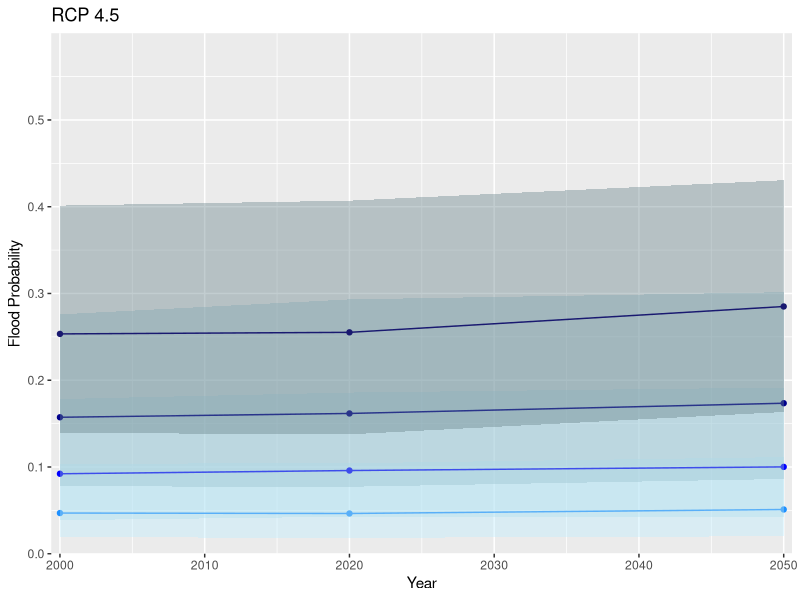
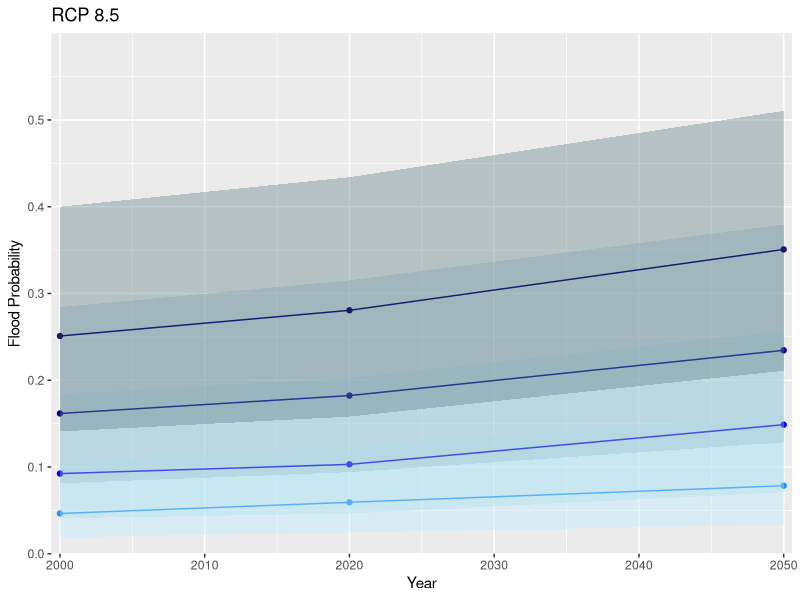

Recreate these plots in R, in order.
# Set the seed so we get the same random numbers every time we run this code
set.seed(6666)
library(tidyverse)

# Define our possible mean sea levels at each conservation pathway
rcp4.5 <- c(0, 2, 7)*0.0254
rcp8.5 <- c(0, 11, 31)*0.0254
yr <- c(2000, 2020, 2050)

# Generate a sequence of 10000 random numbers from a normal distribution with a mean of zero and a standard deviation of 3
# This represents variations in sea level due to climate variability
sea.lvl.var.4.5 <- c()
sea.lvl.var.8.5 <- c()

# Create a vector of possible storm surges
surge <- 0:3

# Create matrices to store the results of our combinations of surge and year for each combination of tide level and pathway
# Rows are time, columns are surges
flood.prob.low.4.5 <- matrix(, nrow = length(rcp4.5), ncol = length(surge))
flood.prob.low.8.5 <- matrix(, nrow = length(rcp4.5), ncol = length(surge))
flood.prob.mid.4.5 <- matrix(, nrow = length(rcp4.5), ncol = length(surge))
flood.prob.mid.8.5 <- matrix(, nrow = length(rcp8.5), ncol = length(surge))
flood.prob.high.4.5 <- matrix(, nrow = length(rcp8.5), ncol = length(surge))
flood.prob.high.8.5 <- matrix(, nrow = length(rcp8.5), ncol = length(surge))

# Initializing variables
## Counter variables for number of anomalies greater than 5m for each conservation pathway and tide level
n.low.4.5 <- 0
n.mid.4.5 <- 0
n.high.4.5 <- 0
n.low.8.5 <- 0
n.mid.8.5 <- 0
n.high.8.5 <- 0
## Store the results of a single anomaly calculation for each conservation pathway and tide level
anomaly.low.4.5 <- 0
anomaly.mid.4.5 <- 0
anomaly.high.4.5 <- 0
anomaly.low.8.5 <- 0
anomaly.mid.8.5 <- 0
anomaly.high.8.5 <- 0

# BROTHER: THE LOOPS 
for (i in 1:length(surge)) { # For each of the four surge possibilities
  for (j in 1:length(rcp4.5)) { # And each of the three mean sea levels
    n.low.4.5 <- 0 
    n.mid.4.5 <- 0
    n.high.4.5 <- 0 # Set alllllll the counts back to zero
    n.low.8.5 <- 0
    n.mid.8.5 <- 0
    n.high.8.5 <- 0
    sea.lvl.var.4.5 <- rnorm(10000, mean = rcp4.5[j], sd = 3) # Find new sea level variations
    sea.lvl.var.8.5 <- rnorm(10000, mean = rcp8.5[j], sd = 3) 
    for (k in 1:10000){ # For each of the random numbers
      anomaly.low.4.5 <- sea.lvl.var.4.5[k] - 1.25 + surge[i] # Calculate the anomaly for each tide level
      anomaly.mid.4.5 <- sea.lvl.var.4.5[k] + surge[i]
      anomaly.high.4.5 <- sea.lvl.var.4.5[k] + 1.25 + surge[i]
      anomaly.low.8.5 <- sea.lvl.var.8.5[k] - 1.25 + surge[i]
      anomaly.mid.8.5 <- sea.lvl.var.8.5[k] + surge[i]
      anomaly.high.8.5 <- sea.lvl.var.8.5[k] + 1.25 + surge[i]
      if (anomaly.low.4.5 > 5){ 
        n.low.4.5 <- n.low.4.5 + 1} # IF the anomaly is greater than 5m for low tide for rcp4.5, increase the count by 1
      if (anomaly.mid.4.5 > 5){
        n.mid.4.5 <- n.mid.4.5 + 1} # Etc for each combo of pathway and tide level
      if (anomaly.high.4.5 > 5){
        n.high.4.5 <- n.high.4.5 + 1}
      if (anomaly.low.8.5 > 5){
        n.low.8.5 <- n.low.8.5 + 1}
      if (anomaly.mid.8.5 > 5){
        n.mid.8.5 <- n.mid.8.5 + 1}
      if (anomaly.high.8.5 > 5){
        n.high.8.5 <- n.high.8.5 + 1}
    }
    flood.prob.low.4.5[j,i] <- n.low.4.5/10000
    flood.prob.mid.4.5[j,i] <- n.mid.4.5/10000
    flood.prob.high.4.5[j,i] <- n.high.4.5/10000
    flood.prob.low.8.5[j,i] <- n.low.8.5/10000
    flood.prob.mid.8.5[j,i] <- n.mid.8.5/10000
    flood.prob.high.8.5[j,i] <- n.high.8.5/10000
  }
}

## --------------
df.0m.tides.4.5 <- data.frame('year' = yr, 
                              'lowtide' = flood.prob.low.4.5[,1], 
                              'hightide' = flood.prob.high.4.5[,1])
df.0m.mid.4.5 <- data.frame('year' = yr, 
                            'notide' = flood.prob.mid.4.5[,1])
## ---
df.1m.tides.4.5 <- data.frame('year' = yr, 
                              'lowtide' = flood.prob.low.4.5[,2], 
                              'hightide' = flood.prob.high.4.5[,2])
df.1m.mid.4.5 <- data.frame('year' = yr, 
                            'notide' = flood.prob.mid.4.5[,2])
## ---
df.2m.tides.4.5 <- data.frame('year' = yr, 
                              'lowtide' = flood.prob.low.4.5[,3], 
                              'hightide' = flood.prob.high.4.5[,3])
df.2m.mid.4.5 <- data.frame('year' = yr, 
                            'notide' = flood.prob.mid.4.5[,3])
## ---
df.3m.tides.4.5 <- data.frame('year' = yr, 
                              'lowtide' = flood.prob.low.4.5[,4], 
                              'hightide' = flood.prob.high.4.5[,4])
df.3m.mid.4.5 <- data.frame('year' = yr, 
                            'notide' = flood.prob.mid.4.5[,4])

## --------------
df.0m.tides.8.5 <- data.frame('year' = yr, 
                              'lowtide' = flood.prob.low.8.5[,1], 
                              'hightide' = flood.prob.high.8.5[,1])
df.0m.mid.8.5 <- data.frame('year' = yr, 
                            'notide' = flood.prob.mid.8.5[,1])
## ---
df.1m.tides.8.5 <- data.frame('year' = yr, 
                              'lowtide' = flood.prob.low.8.5[,2], 
                              'hightide' = flood.prob.high.8.5[,2])
df.1m.mid.8.5 <- data.frame('year' = yr, 
                            'notide' = flood.prob.mid.8.5[,2])
## ---
df.2m.tides.8.5 <- data.frame('year' = yr, 
                              'lowtide' = flood.prob.low.8.5[,3], 
                              'hightide' = flood.prob.high.8.5[,3])
df.2m.mid.8.5 <- data.frame('year' = yr, 
                            'notide' = flood.prob.mid.8.5[,3])
## ---
df.3m.tides.8.5 <- data.frame('year' = yr, 
                              'lowtide' = flood.prob.low.8.5[,4], 
                              'hightide' = flood.prob.high.8.5[,4])
df.3m.mid.8.5 <- data.frame('year' = yr, 
                            'notide' = flood.prob.mid.8.5[,4])


ggplot() +
  geom_ribbon(data = df.0m.tides.4.5, 
              aes(x = year, ymin = lowtide, ymax = hightide),
              fill = 'lightblue1',
              alpha = 0.4) +
  geom_line(data = df.0m.mid.4.5, 
            aes(x = year, y = notide),
            color = 'dodgerblue') +
  geom_point(data = df.0m.mid.4.5, 
            aes(x = year, y = notide),
            color = 'dodgerblue') +
  geom_ribbon(data = df.1m.tides.4.5, 
              aes(x = year, ymin = lowtide, ymax = hightide),
              fill  = 'lightblue2',
              alpha = 0.4) +
  geom_line(data = df.1m.mid.4.5, 
            aes(x = year, y = notide),
            color = 'blue') +
  geom_point(data = df.1m.mid.4.5, 
            aes(x = year, y = notide),
            color = 'blue') +
  geom_ribbon(data = df.2m.tides.4.5, 
              aes(x = year, ymin = lowtide, ymax = hightide),
              fill  = 'lightblue3',
              alpha = 0.4) +
  geom_line(data = df.2m.mid.4.5, 
            aes(x = year, y = notide),
            color = 'darkblue') +
  geom_point(data = df.2m.mid.4.5, 
            aes(x = year, y = notide),
            color = 'darkblue') +
  geom_ribbon(data = df.3m.tides.4.5, 
              aes(x = year, ymin = lowtide, ymax = hightide),
              fill = 'lightblue4',
              alpha = 0.4) +
  geom_line(data = df.3m.mid.4.5, 
            aes(x = year, y = notide),
            color = 'midnightblue') + 
  geom_point(data = df.3m.mid.4.5, 
            aes(x = year, y = notide),
            color = 'midnightblue') +
  labs(
    x = 'Year',
    y = 'Flood Probability',
    title = 'RCP 4.5') +
  scale_x_continuous(limits = c(2000,2050), 
                     expand = c(0.01,0.1)) +
  scale_y_continuous(limits = c(0,0.6),
                     expand = c(0,0)) 

ggplot() +
  geom_ribbon(data = df.0m.tides.8.5, 
              aes(x = year, ymin = lowtide, ymax = hightide),
              fill = 'lightblue1',
              alpha = 0.4) +
  geom_line(data = df.0m.mid.8.5, 
            aes(x = year, y = notide),
            color = 'dodgerblue') +
  geom_point(data = df.0m.mid.8.5, 
            aes(x = year, y = notide),
            color = 'dodgerblue') +
  geom_ribbon(data = df.1m.tides.8.5, 
              aes(x = year, ymin = lowtide, ymax = hightide),
              fill  = 'lightblue2',
              alpha = 0.4) +
  geom_line(data = df.1m.mid.8.5, 
            aes(x = year, y = notide),
            color = 'blue') +
  geom_point(data = df.1m.mid.8.5, 
            aes(x = year, y = notide),
            color = 'blue') +
  geom_ribbon(data = df.2m.tides.8.5, 
              aes(x = year, ymin = lowtide, ymax = hightide),
              fill  = 'lightblue3',
              alpha = 0.4) +
  geom_line(data = df.2m.mid.8.5, 
            aes(x = year, y = notide),
            color = 'darkblue') +
  geom_point(data = df.2m.mid.8.5, 
            aes(x = year, y = notide),
            color = 'darkblue') +
  geom_ribbon(data = df.3m.tides.8.5, 
              aes(x = year, ymin = lowtide, ymax = hightide),
              fill = 'lightblue4',
              alpha = 0.4) +
  geom_line(data = df.3m.mid.8.5, 
            aes(x = year, y = notide),
            color = 'midnightblue') +
  geom_point(data = df.3m.mid.8.5, 
            aes(x = year, y = notide),
            color = 'midnightblue') +
  labs(
    x = 'Year',
    y = 'Flood Probability',
    title = 'RCP 8.5') +
  scale_x_continuous(limits = c(2000,2050), 
                     expand = c(0.01,0.1)) +
  scale_y_continuous(limits = c(0,0.6),
                     expand = c(0,0))
